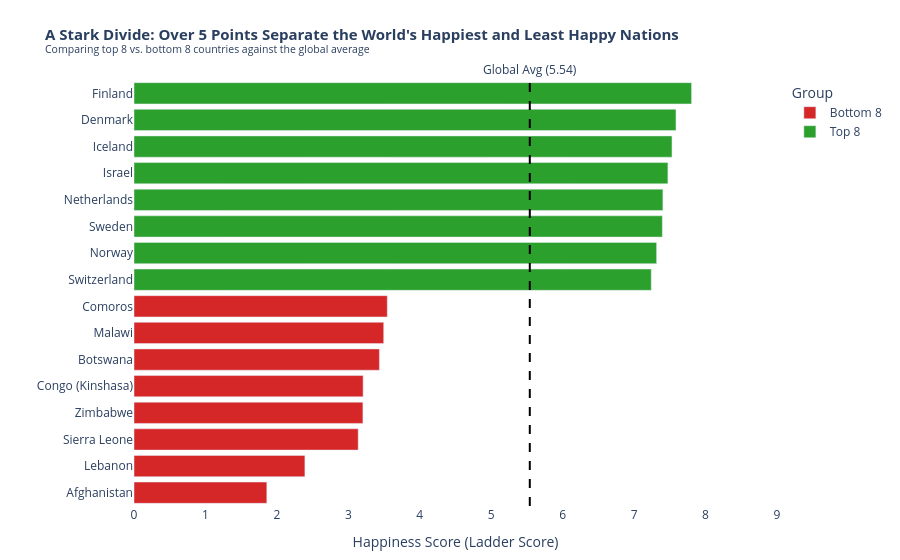

The cell this chart's notebook holds for it:
### Markdown cell above
---
## Task 2 — Bottom vs. Top: A Contrast Story

**What to build:** A bar chart that highlights the **gap between the happiest and least happy countries**, focusing on a specific insight.

**Requirements:**
- Show the **top 8 AND bottom 8 countries** together (16 bars total)
- Use **colour** to distinguish the two groups (not Plotly's default rainbow)
- Add a **visual separator or annotation** that emphasises the gap
- Insight title that tells the story of the gap

**Hint:** Use `pd.concat([df.nlargest(8,'Happiness_Score'), df.nsmallest(8,'Happiness_Score')])` to get both groups.

**Stretch goal:** Add a vertical reference line showing the global average.

### Code cell
# Step 2: Build your chart
import plotly.express as px

# Create horizontal bar chart comparing top 8 and bottom 8 countries
fig2 = px.bar(
    combined,
    x="Happiness_Score",
    y="Country",
    color="Group",
    orientation="h",
    color_discrete_map={"Top 8": "#2ca02c", "Bottom 8": "#d62728"},
    title=(
        "<b>A Stark Divide: Over 5 Points Separate the World's Happiest and"
        " Least Happy Nations</b><br><sup>Comparing top 8 vs. bottom 8"
        " countries against the global average</sup>"
    ),
    labels={
        "Happiness_Score": "Happiness Score (Ladder Score)",
        "Country": "",
    },
)

# Add vertical reference line for the global average
fig2.add_vline(
    x=global_avg,
    line_dash="dash",
    line_color="black",
    annotation_text=f"Global Avg ({global_avg:.2f})",
    annotation_position="top",
)

# Professional layout refinements
fig2.update_layout(
    xaxis=dict(range=[0, 9], showgrid=True),  # Strict zero baseline
    plot_bgcolor="white",
    title_font_size=15,
    margin=dict(l=20, r=20, t=80, b=20),
)

fig2.show()

### Figure 1 — Plotly figure (JSON) as saved in the notebook; plotly's stock layout.template omitted (floating-point values rounded to 4 significant figures)
{"data": [{"hovertemplate": "Group=Bottom 8<br>Happiness Score (Ladder Score)=%{x}<br>=%{y}<extra></extra>", "legendgroup": "Bottom 8", "marker": {"color": "#d62728", "pattern": {"shape": ""}}, "name": "Bottom 8", "orientation": "h", "showlegend": true, "textposition": "auto", "type": "bar", "x": [1.859, 2.392, 3.138, 3.204, 3.207, 3.435, 3.495, 3.545], "xaxis": "x", "y": ["Afghanistan", "Lebanon", "Sierra Leone", "Zimbabwe", "Congo (Kinshasa)", "Botswana", "Malawi", "Comoros"], "yaxis": "y"}, {"hovertemplate": "Group=Top 8<br>Happiness Score (Ladder Score)=%{x}<br>=%{y}<extra></extra>", "legendgroup": "Top 8", "marker": {"color": "#2ca02c", "pattern": {"shape": ""}}, "name": "Top 8", "orientation": "h", "showlegend": true, "textposition": "auto", "type": "bar", "x": [7.24, 7.315, 7.395, 7.403, 7.473, 7.53, 7.586, 7.804], "xaxis": "x", "y": ["Switzerland", "Norway", "Sweden", "Netherlands", "Israel", "Iceland", "Denmark", "Finland"], "yaxis": "y"}], "layout": {"annotations": [{"showarrow": false, "text": "Global Avg (5.54)", "x": 5.54, "xanchor": "center", "xref": "x", "y": 1, "yanchor": "bottom", "yref": "y domain"}], "barmode": "relative", "legend": {"title": {"text": "Group"}, "tracegroupgap": 0}, "margin": {"b": 20, "l": 20, "r": 20, "t": 80}, "plot_bgcolor": "white", "shapes": [{"line": {"color": "black", "dash": "dash"}, "type": "line", "x0": 5.54, "x1": 5.54, "xref": "x", "y0": 0, "y1": 1, "yref": "y domain"}], "title": {"font": {"size": 15}, "text": "<b>A Stark Divide: Over 5 Points Separate the World's Happiest and Least Happy Nations</b><br><sup>Comparing top 8 vs. bottom 8 countries against the global average</sup>"}, "xaxis": {"anchor": "y", "domain": [0, 1], "range": [0, 9], "showgrid": true, "title": {"text": "Happiness Score (Ladder Score)"}}, "yaxis": {"anchor": "x", "domain": [0, 1], "title": {"text": ""}}}}
